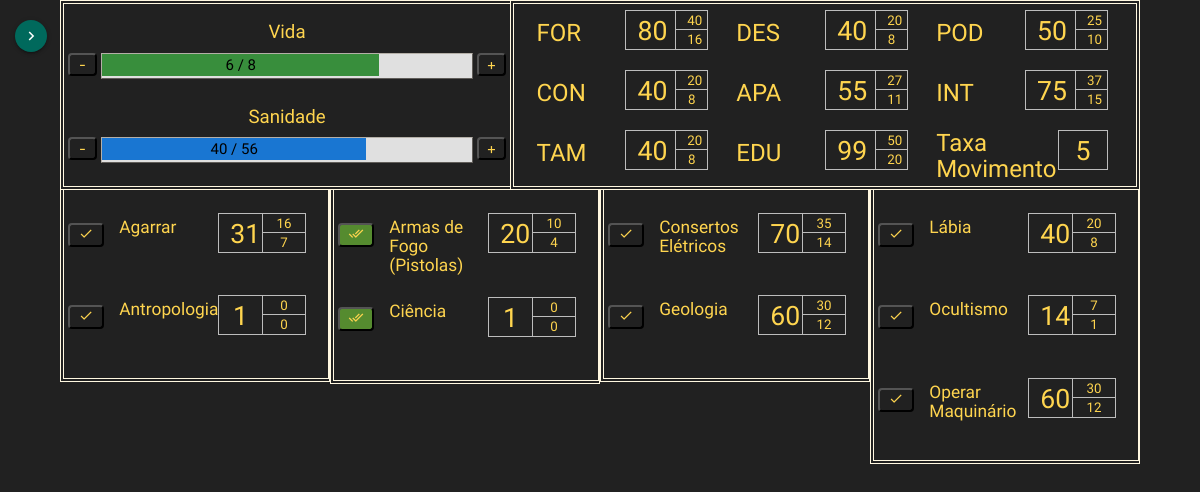
The page /cthulhu/ficha/2/ on the database its author committed.
### core/models/model_ficha_cthulhu.py (models this page shows, shortened)
class Ficha_Cthulhu(models.Model):
    class Meta:
        verbose_name = 'ficha_cthulhu'
        verbose_name_plural = 'fichas_cthulhu'
    id_personagem = models.ForeignKey('Personagem', on_delete=models.CASCADE)
    pontos_vida = models.IntegerField(null=False, default=0)
    pontos_vida_max = models.IntegerField(null=False, default=0)
    sanidade = models.IntegerField(null=False, default=0)
    sanidade_max = models.IntegerField(null=False, default=0)
    FOR = models.IntegerField(null=True, blank=False, default=1)
    FOR_bom= models.IntegerField(null=True, blank=False, default=1)
    FOR_extremo = models.IntegerField(null=True, blank=False, default=1)
    CON = models.IntegerField(null=True, blank=False, default=1)
    CON_bom = models.IntegerField(null=True, blank=False, default=1)
    CON_extremo = models.IntegerField(null=True, blank=False, default=1)
    TAM = models.IntegerField(null=True, blank=False, default=1)
    TAM_bom = models.IntegerField(null=True, blank=False, default=1)
    TAM_extremo = models.IntegerField(null=True, blank=False, default=1)
    DES = models.IntegerField(null=True, blank=False, default=1)
    DES_bom = models.IntegerField(null=True, blank=False, default=1)
    DES_extremo = models.IntegerField(null=True, blank=False, default=1)
    APA = models.IntegerField(null=True, blank=False, default=1)
    APA_bom = models.IntegerField(null=True, blank=False, default=1)
    APA_extremo = models.IntegerField(null=True, blank=False, default=1)
    EDU = models.IntegerField(null=True, blank=False, default=1)
    EDU_bom = models.IntegerField(null=True, blank=False, default=1)
    EDU_extremo = models.IntegerField(null=True, blank=False, default=1)
    INT = models.IntegerField(null=True, blank=False, default=1)
    INT_bom = models.IntegerField(null=True, blank=False, default=1)
    INT_extremo = models.IntegerField(null=True, blank=False, default=1)
    POD = models.IntegerField(null=True, blank=False, default=1)
    POD_bom = models.IntegerField(null=True, blank=False, default=1)
    POD_extremo = models.IntegerField(null=True, blank=False, default=1)
    taxa_mov = models.IntegerField(null=True, blank=False, default=1)
    def calcula_porcentagens(self):
        retorno = {'vida': 100 * (self.pontos_vida / self.pontos_vida_max),
                   'sanidade': 100 * (self.sanidade / self.sanidade_max)}
        return retorno

### core/models/model_habilidade_cthulhu.py (models this page shows, shortened)
class Habilidade_Cthulhu(models.Model):
    class Meta:
        verbose_name = 'habilidade_cthulhu'
        verbose_name_plural = 'habilidades_cthulhu'
        ordering = ['titulo']
    ficha = models.ForeignKey('Ficha_Cthulhu', on_delete=models.CASCADE)
    titulo = models.CharField(max_length=150, null=True, blank=True)
    normal = models.IntegerField(null=True, blank=False, default=0)
    bom = models.IntegerField(null=True, blank=False, default=0)
    extremo = models.IntegerField(null=True, blank=False, default=0)
    checked = models.BooleanField(default=False)

### core/views/view_ficha_cthulhu.py (the view)
# urls.py: path('cthulhu/ficha/<int:pk>/', views.ficha_cthulhu, name='ficha_cthulhu'),
def ficha_cthulhu(request, pk, template_name="core/ficha_cthulhu.html"):
    entidade = {}
    personagem = get_object_or_404(Personagem, pk=pk)
    entidade['personagem'] = personagem
    ficha_cthulhu: Ficha_Cthulhu = Ficha_Cthulhu.objects.get(id_personagem=personagem.pk)
    entidade['ficha'] = ficha_cthulhu
    entidade['porcentagem'] = ficha_cthulhu.calcula_porcentagens()
    habilidades = Habilidade_Cthulhu.objects.all().filter(ficha=ficha_cthulhu.pk).order_by('titulo')
    if habilidades.exists():
        total = len(habilidades)
        coluna1 = []
        for i in range(0, floor(total/4)):
            coluna1.append(habilidades[i])
        coluna2 = []
        for i in range(floor(total / 4), 2 * floor(total / 4)):
            coluna2.append(habilidades[i])
        coluna3 = []
        for i in range(2 * floor(total / 4), 3 * floor(total / 4)):
            coluna3.append(habilidades[i])
        coluna4 = []
        for i in range(3 * floor(total / 4), total):
            coluna4.append(habilidades[i])
        colunas = [coluna1, coluna2, coluna3, coluna4]
        entidade['colunas'] = colunas
        entidade['habilidades'] = habilidades
    return render(request, template_name, {'entidade': entidade})

### core/templates/core/ficha_cthulhu.html (shortened to what this page needs)
{% extends 'core/baseTemplate.html' %}
{% block conteudo %}
<div class="col s5 col-esquerda" style="height:190px;">
    <div class="row row-title-barra" style="margin-top:18px;">
        <div class = 'col s12'> <h3> Vida </h3> </div>
    </div>
    <div class = 'row'>
        <div class = 'col s1 col-btn'>
            <form action="{% url 'diminui_pontos_vida' entidade.personagem.pk %}"  method="get"> {% csrf_token %}
                <button class="btn-alt-stats" type="submit" value="-"> - </button>
            </form>
        </div>
        <div class = 'col s10 col-valor porcentagem black-text'>
            <div class = 'porcentagem-barra-verde black-text' style="width: {{ entidade.porcentagem.vida }}%;">
                {{entidade.ficha.pontos_vida}} / {{entidade.ficha.pontos_vida_max}}
            </div>
        </div>
        <div class = 'col s1 col-btn'>
            <form action="{% url 'aumenta_pontos_vida' entidade.personagem.pk %}"  method="get"> {% csrf_token %}
                <button class="btn-alt-stats" type="submit" value="-"> + </button>
            </form>
        </div>
    </div>
    <div class="row row-title-barra" style="margin-top:28px;">
        <div class = 'col s12'> <h3> Sanidade </h3> </div>
    </div>
    <div class = 'row'>
        <div class = 'col s1 col-btn'>
            <form action="{% url 'diminui_sanidade' entidade.personagem.pk %}"  method="get"> {% csrf_token %}
                <button class="btn-alt-stats" type="submit" value="-"> - </button>
            </form>
        </div>
        <div class = 'col s10 col-valor porcentagem black-text'>
            <div class = 'porcentagem-barra-azul black-text' style="width: {{ entidade.porcentagem.sanidade }}%;">
                {{entidade.ficha.sanidade}} / {{entidade.ficha.sanidade_max}}
            </div>
        </div>
        <div class = 'col s1 col-btn'>
            <form action="{% url 'aumenta_sanidade' entidade.personagem.pk %}"  method="get"> {% csrf_token %}
                <button class="btn-alt-stats" type="submit" value="-"> + </button>
            </form>
        </div>
    </div>
</div>
<div class="col s7 col-direita" style="height:190px;">
    <div class="row" style="margin:0px;">
        <div class="col s4">
            <div class="row row-atributo" style="margin-top:16px;">
                <div class="col s6">
                    <h4> FOR </h4>
                </div>
                <div class="col s3 normal">
                    {{ entidade.ficha.FOR }}
                </div>
                <div class="col s2">
                    <div class="row">
                        <div class="col s12 bom">
                            {{ entidade.ficha.FOR_bom }}
                        </div>
                    </div>
                    <div class="row">
                        <div class="col s12 extremo">
                            {{ entidade.ficha.FOR_extremo }}
                        </div>
                    </div>
                </div>
            </div>
            <div class="row row-atributo">
                <div class="col s6">
                    <h4> CON </h4>
                </div>
                <div class="col s3 normal">
                    {{ entidade.ficha.CON }}
                </div>
                <div class="col s2">
                    <div class="row">
                        <div class="col s12 bom">
                            {{ entidade.ficha.CON_bom }}
                        </div>
                    </div>
                    <div class="row">
                        <div class="col s12 extremo">
                            {{ entidade.ficha.CON_extremo }}
                        </div>
                    </div>
                </div>
            </div>
            <div class="row row-atributo">
                <div class="col s6">
                    <h4> TAM </h4>
                </div>
                <div class="col s3 normal">
                    {{ entidade.ficha.TAM }}
                </div>
                <div class="col s2">
                    <div class="row row-valores">
                        <div class="col s12 bom">
                            {{ entidade.ficha.TAM_bom }}
                        </div>
                    </div>
                    <div class="row row-valores">
                        <div class="col s12 extremo" style="margin-top:-7px;">
                            {{ entidade.ficha.TAM_extremo }}
                        </div>
                    </div>
                </div>
            </div>
        </div>
        <div class="col s4">
            <div class="row row-atributo" style="margin-top:16px;">
                <div class="col s6">
                    <h4> DES </h4>
                </div>
                <div class="col s3 normal">
                    {{ entidade.ficha.DES }}
                </div>
                <div class="col s2">
                    <div class="row">
                        <div class="col s12 bom">
                            {{ entidade.ficha.DES_bom }}
                        </div>
                    </div>
                    <div class="row">
                        <div class="col s12 extremo">
                            {{ entidade.ficha.DES_extremo }}
                        </div>
                    </div>
                </div>
            </div>
            <div class="row row-atributo">
                <div class="col s6">
                    <h4> APA </h4>
                </div>
                <div class="col s3 normal">
                    {{ entidade.ficha.APA }}
                </div>
                <div class="col s2">
                    <div class="row">
                        <div class="col s12 bom">
                            {{ entidade.ficha.APA_bom }}
                        </div>
                    </div>
                    <div class="row">
                        <div class="col s12 extremo">
                            {{ entidade.ficha.APA_extremo }}
                        </div>
                    </div>
                </div>
            </div>
            <div class="row row-atributo">
                <div class="col s6">
                    <h4> EDU </h4>
                </div>
                <div class="col s3 normal">
                    {{ entidade.ficha.EDU }}
                </div>
                <div class="col s2">
                    <div class="row row-valores">
                        <div class="col s12 bom">
                            {{ entidade.ficha.EDU_bom }}
                        </div>
                    </div>
                    <div class="row row-valores">
                        <div class="col s12 extremo" style="margin-top:-7px;">
                            {{ entidade.ficha.EDU_extremo }}
                        </div>
                    </div>
                </div>
            </div>
        </div>
        <div class="col s4">
            <div class="row row-atributo" style="margin-top:16px;">
                <div class="col s6">
                    <h4> POD </h4>
                </div>
                <div class="col s3 normal">
                    {{ entidade.ficha.POD }}
                </div>
                <div class="col s2">
                    <div class="row">
                        <div class="col s12 bom">
                            {{ entidade.ficha.POD_bom }}
                        </div>
                    </div>
                    <div class="row">
                        <div class="col s12 extremo">
                            {{ entidade.ficha.POD_extremo }}
                        </div>
                    </div>
                </div>
            </div>
            <div class="row row-atributo">
                <div class="col s6">
                    <h4> INT </h4>
                </div>
                <div class="col s3 normal">
                    {{ entidade.ficha.INT }}
                </div>
                <div class="col s2">
                    <div class="row">
                        <div class="col s12 bom">
                            {{ entidade.ficha.INT_bom }}
                        </div>
                    </div>
                    <div class="row">
                        <div class="col s12 extremo">
                            {{ entidade.ficha.INT_extremo }}
                        </div>
                    </div>
                </div>
            </div>
            <div class="row row-atributo" style="margin-top:-10px;">
                <div class="col s8">
                    <h4> Taxa Movimento </h4>
                </div>
                <div class="col s3 normal" style="border-style: groove; margin-top:0px;">
                    {{ entidade.ficha.taxa_mov }}
                </div>
            </div>
        </div>
    </div>
</div>
{% for coluna in entidade.colunas %}
<div class = "col s3 col-esquerda" style="border-width: 0px 2px 4px 4px;">
    <br>
        {% for habilidade in coluna %}
        <div class="row row-atributo">
            <div class = 'col s2 col-btn'>
                <form action="{% url 'check_campo_cthulhu' %}"  method="post"> {% csrf_token %}
                    {% if habilidade.checked == True %}
                        <button type="submit" class="btn-alt-stats vcheck"><i class="tiny material-icons"> done_all </i></button>
                    {% endif %}
                    {% if habilidade.checked == False %}
                        <button class="btn-alt-stats" type="submit"> <i class="tiny material-icons"> done </i> </button>
                    {% endif %}
                </form>
            </div>
            <div class="col s5" style="margin-top:-5px">
                <h4 class = "habilidade-cthulhu"> {{ habilidade.titulo }} </h4>
            </div>
            <div class="col s2 normal">
                {{ habilidade.normal }}
            </div>
            <div class="col s2">
                <div class="row">
                    <div class="col s12 bom">
                        {{ habilidade.bom }}
                    </div>
                </div>
                <div class="row">
                    <div class="col s12 extremo">
                        {{ habilidade.extremo }}
                    </div>
                </div>
            </div>
        </div>
        <br>
    {% endfor %}
</div>
{% endfor %}
{% endblock conteudo %}

### rows shown on the page
Ficha_Cthulhu: ficha.pontos_vida "6", ficha.pontos_vida_max "8", ficha.sanidade "40", ficha.sanidade_max "56", ficha.FOR "80", ficha.FOR_bom "40", ficha.FOR_extremo "16", ficha.CON "40", ficha.CON_bom "20", ficha.CON_extremo "8", ficha.TAM "40", ficha.TAM_bom "20", ficha.TAM_extremo "8", ficha.DES "40", ficha.DES_bom "20", ficha.DES_extremo "8", ficha.APA "55", ficha.APA_bom "27", ficha.APA_extremo "11", ficha.EDU "99", ficha.EDU_bom "50", ficha.EDU_extremo "20", ficha.POD "50", ficha.POD_bom "25", ficha.POD_extremo "10", ficha.INT "75", ficha.INT_bom "37", ficha.INT_extremo "15", ficha.taxa_mov "5"
Habilidade_Cthulhu: checked False (drawn), titulo "Agarrar", normal "31", bom "16", extremo "7"
Habilidade_Cthulhu: checked False (drawn), titulo "Antropologia", normal "1", bom "0", extremo "0"
Habilidade_Cthulhu: checked True (drawn), titulo "Armas de Fogo (Pistolas)", normal "20", bom "10", extremo "4"
Habilidade_Cthulhu: checked True (drawn), titulo "Ciência", normal "1", bom "0", extremo "0"
Habilidade_Cthulhu: checked False (drawn), titulo "Consertos Elétricos", normal "70", bom "35", extremo "14"
Habilidade_Cthulhu: checked False (drawn), titulo "Geologia", normal "60", bom "30", extremo "12"
Habilidade_Cthulhu: checked False (drawn), titulo "Lábia", normal "40", bom "20", extremo "8"
Habilidade_Cthulhu: checked False (drawn), titulo "Ocultismo", normal "14", bom "7", extremo "1"
Habilidade_Cthulhu: checked False (drawn), titulo "Operar Maquinário", normal "60", bom "30", extremo "12"
